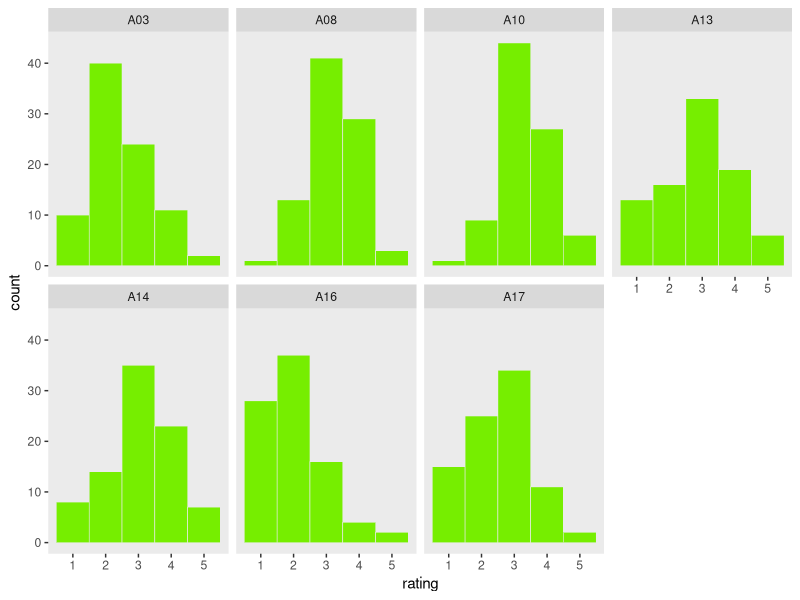
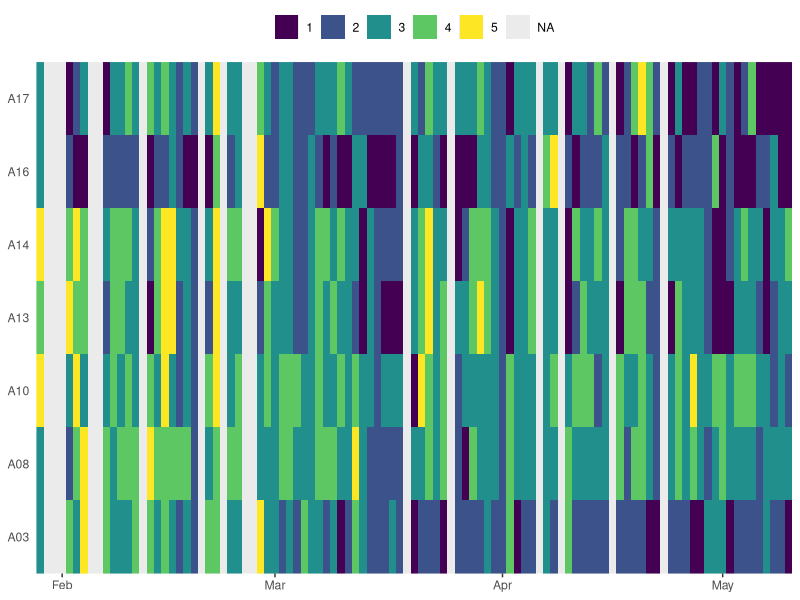

Write R code to recreate these figures, in order. (Note: this script raises an error after producing the figures.)
## ---- chunk 1
options(width = 100)
## ---- chunk 2
library(readxl)
library(tidyverse)
library(lubridate)

d <- 
  read_excel("Lindsey.xlsx") %>% 
  mutate(Date = ymd(Date))
## ---- chunk 3
glimpse(d)
## ---- chunk 4
d %>% 
  select(A3:A17) %>% 
  rename(A03 = A3,
         A08 = A8) %>% 
  gather(item, rating) %>% 
  
  ggplot(aes(x = rating)) +
  geom_histogram(binwidth = 1, fill = "chartreuse2", color = "grey92", size = 1/5) +
  theme(panel.grid = element_blank()) +
  facet_wrap(~item, ncol = 4)
## ---- chunk 5
d %>% 
  select(Date, A3:A17) %>% 
  rename(A03 = A3,
         A08 = A8) %>% 
  gather(item, rating, -Date) %>%
  mutate(rating = factor(rating, levels = c(1:5))) %>% 
  
  ggplot(aes(x = Date, y = item)) +
  geom_tile(aes(fill = rating)) +
  scale_fill_viridis_d(NULL, option = "D",
                     guide = guide_legend(direction = "horizontal",
                                          nrow = 1)) +
  scale_x_date(expand = c(0, 0)) +
  scale_y_discrete(expand = c(0, 0)) +
  labs(x = NULL, y = NULL) +
  theme(panel.grid      = element_blank(),
        axis.ticks.y    = element_blank(),
        axis.text.y     = element_text(hjust = 0),
        legend.position = "top")
## ---- chunk 6
library(psych)

d %>% 
  select(A3:A17) %>% 
  describe()
## ---- chunk 7
d %>% 
  mutate(missing = is.na(A10)) %>% 
  group_by(missing) %>% 
  count() %>% 
  ungroup() %>% 
  mutate(percent = 100 * n / sum(n)) %>% 
  mutate_if(is.double, round, digits = 1)
## ---- chunk 8
d <-
  d %>% 
  select(everything(), -A3, -A8)
## ---- chunk 9
library(lavaan)
## ---- chunk 10
CFA_0_lag <- '
H =~ NA*A10 + A13 + A14 + A16 + A17

# Standardize the variance
H ~~ 1*H
'
## ---- chunk 11
fit.CFA_0_lag <- 
  cfa(CFA_0_lag, 
      data = d,
      estimator = "MLR",
      missing = "ML")
## ---- chunk 12
summary(fit.CFA_0_lag, 
        fit.measures = T,
        standardized = T,
        ci = T)
## ---- chunk 13
d_lagged <-
  tibble(Date = ymd("2016-01-18"), 
          Meds = NA, 
          A10 = NA, A13 = NA, A14 = NA, A16 = NA, A17 = NA) %>% 
  bind_rows(d)
## ---- chunk 14
d_lagged <-
  d_lagged %>% 
  mutate(Meds_1 = lead(Meds),
         A10_1  = lead(A10),
         A13_1  = lead(A13),
         A14_1  = lead(A14),
         A16_1  = lead(A16),
         A17_1  = lead(A17))

glimpse(d_lagged)
## ---- chunk 15
d_lagged %>% 
  select(Date, A10:A13, A10_1:A13_1) %>%
  slice(c(101:104)) %>% 
  knitr::kable()
## ---- chunk 16
CFA_1_lag <- '
# loadings
H0 =~ l1*A10   + l2*A13   + l3*A14   + l4*A16   + l5*A17
H1 =~ l1*A10_1 + l2*A13_1 + l3*A14_1 + l4*A16_1 + l5*A17_1

# item intercepts
A10 ~ i1*1
A13 ~ i2*1
A14 ~ i3*1
A16 ~ i4*1
A17 ~ i5*1

A10_1 ~ i1*1
A13_1 ~ i2*1
A14_1 ~ i3*1
A16_1 ~ i4*1
A17_1 ~ i5*1

# residual variances
A10 ~~ rv1*A10
A13 ~~ rv2*A13
A14 ~~ rv3*A14
A16 ~~ rv4*A16
A17 ~~ rv5*A17

A10_1 ~~ rv1*A10_1
A13_1 ~~ rv2*A13_1
A14_1 ~~ rv3*A14_1
A16_1 ~~ rv4*A16_1
A17_1 ~~ rv5*A17_1

# cross-lag residual covariances
A10 ~~ A10_1
A13 ~~ A13_1
A14 ~~ A14_1
A16 ~~ A16_1
A17 ~~ A17_1

# Structural model
H1 ~ H0

# latent variances
H0 ~~ 1*H0
H1 ~~ NA*H1 # Because of the structural model, the residual variance for H1 is freely estimated

# latent means/intercepts
H0 ~ 0
H1 ~ 1 # Because of the structural model, the latent intercept for H1 is freely estimated
'
## ---- chunk 17
fit.CFA_1_lag <- 
  cfa(CFA_1_lag, 
      data = d_lagged,
      estimator = "MLR",
      missing = "ML",
      std.lv = T)
## ---- chunk 18
summary(fit.CFA_1_lag, 
        fit.measures = T,
        standardized = T,
        ci = T)
## ---- chunk 19
SEM_1_lag <- '
# loadings
H0 =~ l1*A10   + l2*A13   + l3*A14   + l4*A16   + l5*A17
H1 =~ l1*A10_1 + l2*A13_1 + l3*A14_1 + l4*A16_1 + l5*A17_1

# item intercepts
A10 ~ i1*1
A13 ~ i2*1
A14 ~ i3*1
A16 ~ i4*1
A17 ~ i5*1

A10_1 ~ i1*1
A13_1 ~ i2*1
A14_1 ~ i3*1
A16_1 ~ i4*1
A17_1 ~ i5*1

# residual variances
A10 ~~ rv1*A10
A13 ~~ rv2*A13
A14 ~~ rv3*A14
A16 ~~ rv4*A16
A17 ~~ rv5*A17

A10_1 ~~ rv1*A10_1
A13_1 ~~ rv2*A13_1
A14_1 ~~ rv3*A14_1
A16_1 ~~ rv4*A16_1
A17_1 ~~ rv5*A17_1

# cross-lag residual covariances
A10 ~~ A10_1
A13 ~~ A13_1
A14 ~~ A14_1
A16 ~~ A16_1
A17 ~~ A17_1

# Structural model
H1 ~ H0 + Meds_1

# LV variances
H0 ~~ 1*H0
H1 ~~ NA*H1 # Because of the structural model, the resitual variance for H1 is freely estimated

# latent means/intercepts
H0 ~ 0
H1 ~ 1 # Because of the structural model, the latent intercept for H1 is freely estimated
'
## ---- chunk 20
fit.SEM_1_lag <- 
  cfa(SEM_1_lag, 
      data = d_lagged,
      estimator = "MLR",
      missing = "ML",
      std.lv = T)
## ---- chunk 21
summary(fit.SEM_1_lag, 
        fit.measures = T,
        standardized = T,
        ci = T)
## ---- chunk 22
MED_1_lag <- '
# loadings
H0 =~ l1*A10   + l2*A13   + l3*A14   + l4*A16   + l5*A17
H1 =~ l1*A10_1 + l2*A13_1 + l3*A14_1 + l4*A16_1 + l5*A17_1

# item intercepts
A10 ~ i1*1
A13 ~ i2*1
A14 ~ i3*1
A16 ~ i4*1
A17 ~ i5*1

A10_1 ~ i1*1
A13_1 ~ i2*1
A14_1 ~ i3*1
A16_1 ~ i4*1
A17_1 ~ i5*1

# residual variances
A10 ~~ rv1*A10
A13 ~~ rv2*A13
A14 ~~ rv3*A14
A16 ~~ rv4*A16
A17 ~~ rv5*A17

A10_1 ~~ rv1*A10_1
A13_1 ~~ rv2*A13_1
A14_1 ~~ rv3*A14_1
A16_1 ~~ rv4*A16_1
A17_1 ~~ rv5*A17_1

# cross-lag residual covariances
A10 ~~ A10_1
A13 ~~ A13_1
A14 ~~ A14_1
A16 ~~ A16_1
A17 ~~ A17_1

# Structural model
H1     ~ c*H0 + b*Meds_1
Meds_1 ~ a*H0

# LV variances
H0 ~~ 1*H0
H1 ~~ NA*H1 # Because of the structural model, the resitual variance for H1 is freely estimated

# latent means/intercepts
H0 ~ 0
H1 ~ 1 # Because of the structural model, the latent intercept for H1 is freely estimated

# model constraint
ab := a * b
'
## ---- chunk 23
fit.MED_1_lag <- 
  cfa(MED_1_lag, 
      data = d_lagged,
      estimator = "ML",
      missing = "ML",
      std.lv = T,
      se = "bootstrap")
## ---- chunk 24
summary(fit.MED_1_lag, 
        fit.measures = T,
        ci = T)
## ---- chunk 25
sessionInfo()
